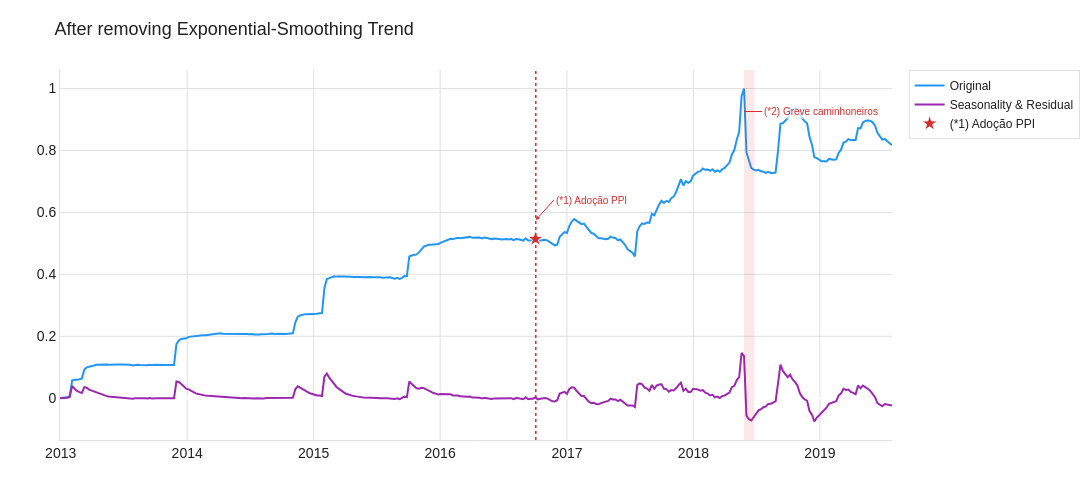

Notebook cell for this chart:
### Code cell
train_scaled_trend_es = train_scaled.ewm(alpha=0.2).mean()
train_scaled_sr_es = train_scaled - train_scaled_trend_es

plot_series(
    (train_scaled, "Original", PPT_COLORS["train"]),
    (train_scaled_sr_es, "Seasonality & Residual", PPT_COLORS["season"]),
    title="After removing Exponential-Smoothing Trend",
    save_name="06_sr_es",
)

### Figure 1 — Plotly figure (JSON) as saved in the notebook; plotly's stock layout.template omitted (floating-point values rounded to 4 significant figures; data arrays with more than 128 entries replaced by an {"elided": "..."} marker saying what was removed)
{"data": [{"line": {"color": "#2196F3", "width": 2}, "mode": "lines", "name": "Original", "type": "scatter", "x": {"elided": "344 str values"}, "y": {"elided": "344 float values"}}, {"line": {"color": "#9C27B0", "width": 2}, "mode": "lines", "name": "Seasonality & Residual", "type": "scatter", "x": {"elided": "344 str values"}, "y": {"elided": "344 float values"}}, {"hoverinfo": "text", "hovertext": "Out/2016 — Petrobras adota PPI (Preço de Paridade de Importação): preços passam a seguir Brent + câmbio", "marker": {"color": "#D32F2F", "line": {"color": "white", "width": 1}, "size": 12, "symbol": "star"}, "mode": "markers", "name": "(*1) Adoção PPI", "showlegend": true, "type": "scatter", "x": ["2016-10-02T00:00:00"], "y": [0.5143]}], "layout": {"annotations": [{"arrowcolor": "#D32F2F", "arrowhead": 2, "arrowsize": 0.8, "arrowwidth": 1, "ax": 18, "ay": -20, "bgcolor": "rgba(255,255,255,0.75)", "font": {"color": "#D32F2F", "size": 10}, "hovertext": "Out/2016 — Petrobras adota PPI (Preço de Paridade de Importação): preços passam a seguir Brent + câmbio", "showarrow": true, "text": "(*1) Adoção PPI", "x": "2016-10-03T00:00:00", "xanchor": "left", "xref": "x", "y": 0.5943, "yref": "paper"}, {"arrowcolor": "#D32F2F", "arrowhead": 0, "arrowwidth": 1, "ax": 18, "ay": 0, "bgcolor": "rgba(255,255,255,0.75)", "font": {"color": "#D32F2F", "size": 10}, "hovertext": "27/05–26/06/2018 — Greve dos caminhoneiros: vendas de diesel reduziram ~30%", "showarrow": true, "text": "(*2) Greve caminhoneiros", "x": "2018-05-27T00:00:00", "xanchor": "left", "xref": "x", "y": 0.8879, "yref": "paper"}], "font": {"color": "#212121", "family": "Arial", "size": 14}, "height": 500, "legend": {"bgcolor": "rgba(255,255,255,0.9)", "bordercolor": "#E0E0E0", "borderwidth": 1, "font": {"size": 12}}, "margin": {"b": 60, "l": 60, "r": 40, "t": 70}, "paper_bgcolor": "#FFFFFF", "plot_bgcolor": "#FFFFFF", "shapes": [{"line": {"color": "#D32F2F", "dash": "dot", "width": 1.5}, "type": "line", "x0": "2016-10-03T00:00:00", "x1": "2016-10-03T00:00:00", "xref": "x", "y0": 0, "y1": 1, "yref": "paper"}, {"fillcolor": "rgba(211,47,47,0.10)", "line": {"width": 0}, "type": "rect", "x0": "2018-05-27T00:00:00", "x1": "2018-06-26T00:00:00", "xref": "x", "y0": 0, "y1": 1, "yref": "paper"}], "title": {"font": {"color": "#212121", "size": 18}, "text": "After removing Exponential-Smoothing Trend"}, "width": 1200, "xaxis": {"gridcolor": "#E0E0E0", "linecolor": "#E0E0E0", "showgrid": true}, "yaxis": {"gridcolor": "#E0E0E0", "linecolor": "#E0E0E0", "showgrid": true}}}
